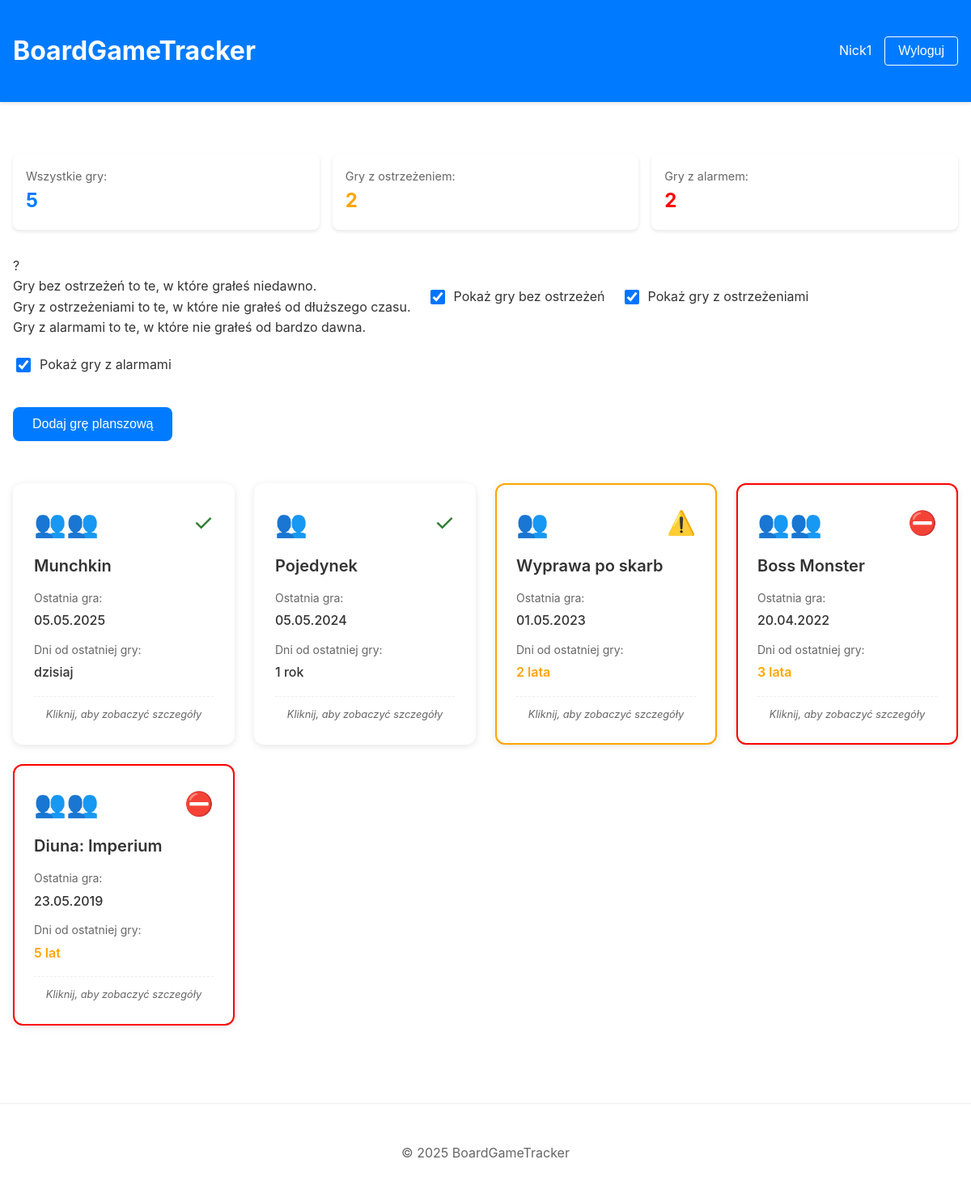
Page /library/ (signed in) on the earlier database version.
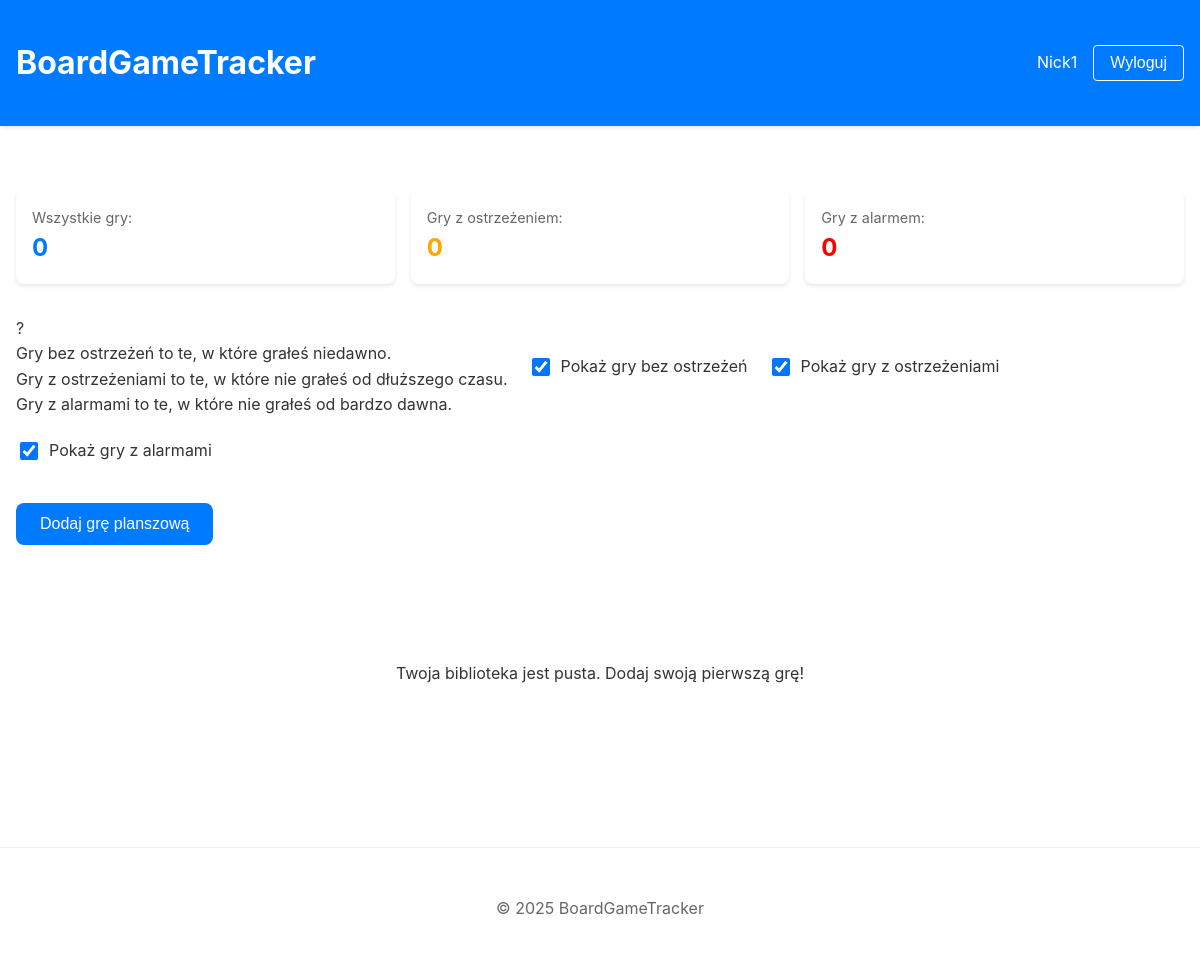
Same page on the later database version.
### boardGameApp/models.py (models this page shows, shortened)
class BoardGame(models.Model):
    id = models.CharField(max_length=8, primary_key=True)
    name = models.CharField(max_length=200)
    owner = models.ForeignKey(User, on_delete=models.CASCADE, related_name='games')
    game_type = models.CharField(
        max_length=5,
        choices=GameType.choices,
        default=GameType.MULTIPLAYER
    )
    last_played = models.DateTimeField(default=timezone.now)
    created_at = models.DateTimeField(auto_now_add=True)
    class Meta:
        ordering = ['-last_played']
    @property
    def status(self):
        days_since_played = (timezone.now() - self.last_played).days
        if days_since_played > 3 * 365:  # 3 years
            return GameStatus.ALARM
        elif days_since_played > 365:  # 1 year
            return GameStatus.WARNING
        return GameStatus.NORMAL

### boardGameApp/views.py (the view)
# urls.py: path('library/', views.library_view, name='library'),
@login_required
def library_view(request):
    games = request.user.games.all()
    now = timezone.now()
    one_year_ago = now - timedelta(days=365)
    three_years_ago = now - timedelta(days=3*365)
    total_games = games.count()
    games_with_alarm = games.filter(last_played__lte=three_years_ago).count()
    games_with_warning = games.filter(
        last_played__lte=one_year_ago,
        last_played__gt=three_years_ago
    ).count()
    context = {
        'games': games,
        'now': now,
        'today': now.date(),
        'total_games': total_games,
        'games_with_alarm': games_with_alarm,
        'games_with_warning': games_with_warning,
    }
    return render(request, 'boardGameTracker/library.html', context)

### boardGameApp/templatetags/game_filters.py (called while the page is built, shortened)
@register.filter
def time_since_pl(value):
    if not isinstance(value, datetime):
        return ''
    now = timezone.now()
    diff = now - value
    days = diff.days
    if days == 0:
        return 'dzisiaj'
    elif days == 1:
        return '1 dzień'
    elif days < 7:
        return f'{days} dni'
    else:
        years = days // 365
        if years == 1:
            return '1 rok'
        elif years < 5:
            return f'{years} lata'
        else:
            return f'{years} lat'

### boardGameApp/templates/boardGameTracker/library.html (shortened to what this page needs)
{% extends 'boardGameTracker/base.html' %}
{% load static %}
{% block extra_css %}
<link rel="stylesheet" href="{% static 'boardGameApp/css/library.css' %}">
{% endblock %}
{% block content %}
<div class="library-container">
    <div class="library-stats">
        <div class="stat-item">
            <span class="stat-label">Wszystkie gry:</span>
            <span class="stat-value">{{ total_games }}</span>
        </div>
        <div class="stat-item">
            <span class="stat-label">Gry z ostrzeżeniem:</span>
            <span class="stat-value warning">{{ games_with_warning }}</span>
        </div>
        <div class="stat-item">
            <span class="stat-label">Gry z alarmem:</span>
            <span class="stat-value alert">{{ games_with_alarm }}</span>
        </div>
    </div>
    <div class="library-filters">
        <div class="filter-help">
            <div class="help-icon">?</div>
            <div class="help-text">
                Gry bez ostrzeżeń to te, w które grałeś niedawno.<br>
                Gry z ostrzeżeniami to te, w które nie grałeś od dłuższego czasu.<br>
                Gry z alarmami to te, w które nie grałeś od bardzo dawna.
            </div>
        </div>
        <div class="filter-toggle">
            <input type="checkbox" id="show-normal" checked>
            <label for="show-normal">Pokaż gry bez ostrzeżeń</label>
        </div>
        <div class="filter-toggle">
            <input type="checkbox" id="show-warning" checked>
            <label for="show-warning">Pokaż gry z ostrzeżeniami</label>
        </div>
        <div class="filter-toggle">
            <input type="checkbox" id="show-alarm" checked>
            <label for="show-alarm">Pokaż gry z alarmami</label>
        </div>
    </div>
    <button class="btn btn-primary add-game-btn" onclick="showAddGameModal()">
        Dodaj grę planszową
    </button>
    <div class="games-grid">
        {% for game in games %}
            {% include 'boardGameTracker/components/game_tile.html' with game=game %}
        {% empty %}
            <div class="empty-library">
                <p>Twoja biblioteka jest pusta. Dodaj swoją pierwszą grę!</p>
            </div>
        {% endfor %}
    </div>
</div>
{% endblock %}

### boardGameApp/templates/boardGameTracker/base.html (shortened to what this page needs)
<!DOCTYPE html>
<html lang="en">
<head>
    {% load static %}
    <link rel="stylesheet" href="{% static 'boardGameApp/css/main.css' %}">
    {% block extra_css %}{% endblock %}
</head>
<body>
    <header>
        <div class="header-content">
            <h1>BoardGameTracker</h1>
            {% if user.is_authenticated %}
                <div class="user-info">
                    <span>{{ user.username }}</span>
                    <form method="post" action="{% url 'logout' %}" style="display: inline;">
                        <button type="submit" class="btn btn-logout">Wyloguj</button>
                    </form>
                </div>
            {% endif %}
        </div>
    </header>
    <main>
        {% block content %}
        {% endblock %}
    </main>
    <footer>
        <p>&copy; 2025 BoardGameTracker</p>
    </footer>
</body>
</html>

### boardGameApp/templates/boardGameTracker/components/game_tile.html
{% load static %}
{% load game_filters %}
<div class="game-tile {% if game.status == 'WARNING' %}warning{% elif game.status == 'ALARM' %}alarm{% endif %}"
     onclick="window.location.href='{% url 'game_details' game.id %}';">
    <div class="game-tile-header">
        <div class="game-type-emoji">
            {% if game.game_type == 'TWO' %}
                👥
            {% else %}
                👥👥
            {% endif %}
        </div>
        <div class="game-status-indicator">
            {% if game.status == 'WARNING' %}
                <span class="status-icon warning" title="Ostrzeżenie: Graj częściej!">⚠️</span>
            {% elif game.status == 'ALARM' %}
                <span class="status-icon alarm" title="Alarm: Dawno nie grałeś!">⛔</span>
            {% else %}
                <span class="status-icon normal" title="Status normalny">✓</span>
            {% endif %}
        </div>
    </div>
    <h3 class="game-name">{{ game.name }}</h3>
    <div class="game-info">
        <div class="info-row">
            <span class="label">Ostatnia gra:</span>
            <span class="value">{{ game.last_played|date:"d.m.Y" }}</span>
        </div>
        <div class="info-row">
            <span class="label">Dni od ostatniej gry:</span>
            <span class="value {% if game.status != 'NORMAL' %}highlight{% endif %}">
                {{ game.last_played|time_since_pl }}
            </span>
        </div>
    </div>
    <div class="game-tile-footer">
        <span class="view-details">Kliknij, aby zobaczyć szczegóły</span>
    </div>
</div>

### static/boardGameApp/css/main.css (style rules this page uses)
:root { --primary-color: #007bff; --warning-color: #ffa500; --alarm-color: #ff0000; --text-color: #333; --background-color: #fff; }
body { margin: 0; padding: 0; font-family: -apple-system, BlinkMacSystemFont, 'Segoe UI', Roboto, Oxygen, Ubuntu, Cantarell, sans-serif; background-color: var(--background-color); color: var(--text-color); line-height: 1.6; }
header { background-color: var(--primary-color); color: white; padding: 1rem; box-shadow: 0 2px 4px rgba(0,0,0,0.1); }
.header-content { max-width: 1200px; margin: 0 auto; display: flex; justify-content: space-between; align-items: center; }
.user-info { display: flex; align-items: center; gap: 1rem; }
main { max-width: 1200px; margin: 2rem auto; padding: 0 1rem; }
.btn { display: inline-block; padding: 0.5rem 1rem; border: none; border-radius: 4px; font-size: 1rem; cursor: pointer; text-decoration: none; transition: background-color 0.2s; }
.btn-primary { background-color: var(--primary-color); color: white; }
.btn-logout { background-color: transparent; border: 1px solid white; color: white; }
footer { text-align: center; padding: 2rem; color: #666; border-top: 1px solid #eee; }
.library-container { padding: 2rem 0; }
.library-stats { display: flex; justify-content: space-between; margin-bottom: 2rem; gap: 1rem; flex-wrap: wrap; }
.stat-item { background: white; padding: 1rem; border-radius: 8px; box-shadow: 0 2px 4px rgba(0,0,0,0.1); flex: 1; min-width: 200px; }
.stat-label { display: block; font-size: 0.9rem; color: #666; }
.stat-value { display: block; font-size: 1.5rem; font-weight: bold; color: var(--primary-color); }
.stat-value.warning { color: var(--warning-color); }
.stat-value.alert { color: var(--alarm-color); }
.library-filters { margin: 20px 0; display: flex; gap: 20px; flex-wrap: wrap; }
.filter-toggle { display: flex; align-items: center; gap: 8px; }
.filter-toggle input[type="checkbox"] { cursor: pointer; width: 18px; height: 18px; }
.filter-toggle label { cursor: pointer; user-select: none; }
.games-grid { display: grid; grid-template-columns: repeat(auto-fill, minmax(250px, 1fr)); gap: 1.5rem; margin: 2rem 0; }
.empty-library { text-align: center; padding: 3rem; background: white; border-radius: 8px; grid-column: 1 / -1; }
.add-game-btn { margin-bottom: 2rem; }

### static/boardGameApp/css/library.css (style rules this page uses)
.btn { padding: 8px 16px; border-radius: 4px; cursor: pointer; font-weight: 500; transition: all 0.2s ease-in-out; }
.btn-primary { background-color: #007bff; color: white; border: none; }
.add-game-btn { margin: 20px 0; padding: 12px 24px; font-size: 1rem; font-weight: 500; background-color: var(--primary-color); color: white; border: none; border-radius: 8px; cursor: pointer; transition: background-color 0.2s ease, transform 0.2s ease; }

Differences in the rows shown:
removed BoardGame: name "Munchkin", last_played "05.05.2025", last_played "dzisiaj"
removed BoardGame: name "Pojedynek", last_played "05.05.2024", last_played "1 rok"
removed BoardGame: name "Wyprawa po skarb", last_played "01.05.2023", last_played "2 lata"
removed BoardGame: name "Boss Monster", last_played "20.04.2022", last_played "3 lata"
removed BoardGame: name "Diuna: Imperium", last_played "23.05.2019", last_played "5 lat"
Other differences:
{{ total_games }}: "5" → "0"
{{ games_with_warning }}: "2" → "0"
{{ games_with_alarm }}: "2" → "0"
text now shown: "Twoja biblioteka jest pusta. Dodaj swoją pierwszą grę!"
